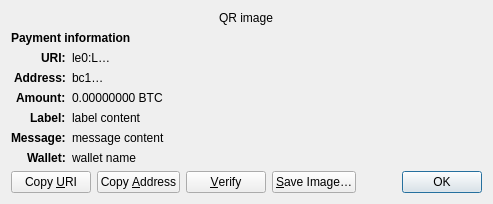
<?xml version="1.0" encoding="UTF-8"?>
<ui version="4.0">
 <class>ReceiveRequestDialog</class>
 <widget class="QDialog" name="ReceiveRequestDialog">
  <property name="geometry">
   <rect>
    <x>0</x>
    <y>0</y>
    <width>413</width>
    <height>229</height>
   </rect>
  </property>
  <property name="windowTitle">
   <string>Request payment to …</string>
  </property>
  <layout class="QGridLayout" name="gridLayout" columnstretch="0,1">
   <property name="sizeConstraint">
    <enum>QLayout::SetFixedSize</enum>
   </property>
   <item row="0" column="0" colspan="2" alignment="Qt::AlignHCenter">
    <widget class="QRImageWidget" name="qr_code">
     <property name="text">
      <string notr="true">QR image</string>
     </property>
     <property name="textInteractionFlags">
      <set>Qt::NoTextInteraction</set>
     </property>
    </widget>
   </item>
   <item row="1" column="0" colspan="2">
    <widget class="QLabel" name="payment_header">
     <property name="font">
      <font>
       <weight>75</weight>
       <bold>true</bold>
      </font>
     </property>
     <property name="text">
      <string>Payment information</string>
     </property>
     <property name="textInteractionFlags">
      <set>Qt::NoTextInteraction</set>
     </property>
    </widget>
   </item>
   <item row="2" column="0" alignment="Qt::AlignRight|Qt::AlignTop">
    <widget class="QLabel" name="uri_tag">
     <property name="font">
      <font>
       <weight>75</weight>
       <bold>true</bold>
      </font>
     </property>
     <property name="text">
      <string notr="true">URI:</string>
     </property>
     <property name="textFormat">
      <enum>Qt::PlainText</enum>
     </property>
     <property name="textInteractionFlags">
      <set>Qt::NoTextInteraction</set>
     </property>
    </widget>
   </item>
   <item row="2" column="1" alignment="Qt::AlignTop">
    <widget class="QLabel" name="uri_content">
     <property name="text">
      <string notr="true">le0:L…</string>
     </property>
     <property name="textFormat">
      <enum>Qt::RichText</enum>
     </property>
     <property name="wordWrap">
      <bool>true</bool>
     </property>
     <property name="textInteractionFlags">
      <set>Qt::TextSelectableByMouse</set>
     </property>
    </widget>
   </item>
   <item row="3" column="0" alignment="Qt::AlignRight|Qt::AlignTop">
    <widget class="QLabel" name="address_tag">
     <property name="font">
      <font>
       <weight>75</weight>
       <bold>true</bold>
      </font>
     </property>
     <property name="text">
      <string>Address:</string>
     </property>
     <property name="textInteractionFlags">
      <set>Qt::NoTextInteraction</set>
     </property>
    </widget>
   </item>
   <item row="3" column="1" alignment="Qt::AlignTop">
    <widget class="QLabel" name="address_content">
     <property name="text">
      <string notr="true">bc1…</string>
     </property>
     <property name="textFormat">
      <enum>Qt::PlainText</enum>
     </property>
     <property name="textInteractionFlags">
      <set>Qt::TextSelectableByMouse</set>
     </property>
    </widget>
   </item>
   <item row="4" column="0" alignment="Qt::AlignRight|Qt::AlignTop">
    <widget class="QLabel" name="amount_tag">
     <property name="font">
      <font>
       <weight>75</weight>
       <bold>true</bold>
      </font>
     </property>
     <property name="text">
      <string>Amount:</string>
     </property>
     <property name="textInteractionFlags">
      <set>Qt::NoTextInteraction</set>
     </property>
    </widget>
   </item>
   <item row="4" column="1" alignment="Qt::AlignTop">
    <widget class="QLabel" name="amount_content">
     <property name="text">
      <string notr="true">0.00000000 BTC</string>
     </property>
     <property name="textFormat">
      <enum>Qt::PlainText</enum>
     </property>
     <property name="textInteractionFlags">
      <set>Qt::TextSelectableByMouse</set>
     </property>
    </widget>
   </item>
   <item row="5" column="0" alignment="Qt::AlignRight|Qt::AlignTop">
    <widget class="QLabel" name="label_tag">
     <property name="font">
      <font>
       <weight>75</weight>
       <bold>true</bold>
      </font>
     </property>
     <property name="text">
      <string>Label:</string>
     </property>
     <property name="textInteractionFlags">
      <set>Qt::NoTextInteraction</set>
     </property>
    </widget>
   </item>
   <item row="5" column="1" alignment="Qt::AlignTop">
    <widget class="QLabel" name="label_content">
     <property name="text">
      <string notr="true">label content</string>
     </property>
     <property name="textFormat">
      <enum>Qt::PlainText</enum>
     </property>
     <property name="wordWrap">
      <bool>true</bool>
     </property>
     <property name="textInteractionFlags">
      <set>Qt::TextSelectableByMouse</set>
     </property>
    </widget>
   </item>
   <item row="6" column="0" alignment="Qt::AlignRight|Qt::AlignTop">
    <widget class="QLabel" name="message_tag">
     <property name="font">
      <font>
       <weight>75</weight>
       <bold>true</bold>
      </font>
     </property>
     <property name="text">
      <string>Message:</string>
     </property>
     <property name="textInteractionFlags">
      <set>Qt::NoTextInteraction</set>
     </property>
    </widget>
   </item>
   <item row="6" column="1" alignment="Qt::AlignTop">
    <widget class="QLabel" name="message_content">
     <property name="text">
      <string notr="true">message content</string>
     </property>
     <property name="textFormat">
      <enum>Qt::PlainText</enum>
     </property>
     <property name="wordWrap">
      <bool>true</bool>
     </property>
     <property name="textInteractionFlags">
      <set>Qt::TextSelectableByMouse</set>
     </property>
    </widget>
   </item>
   <item row="7" column="0" alignment="Qt::AlignRight|Qt::AlignTop">
    <widget class="QLabel" name="wallet_tag">
     <property name="font">
      <font>
       <weight>75</weight>
       <bold>true</bold>
      </font>
     </property>
     <property name="text">
      <string>Wallet:</string>
     </property>
     <property name="textInteractionFlags">
      <set>Qt::NoTextInteraction</set>
     </property>
    </widget>
   </item>
   <item row="7" column="1" alignment="Qt::AlignTop">
    <widget class="QLabel" name="wallet_content">
     <property name="text">
      <string notr="true">wallet name</string>
     </property>
     <property name="textFormat">
      <enum>Qt::PlainText</enum>
     </property>
     <property name="wordWrap">
      <bool>true</bool>
     </property>
     <property name="textInteractionFlags">
      <set>Qt::TextSelectableByMouse</set>
     </property>
    </widget>
   </item>
   <item row="8" column="0" colspan="2">
    <layout class="QHBoxLayout" name="horizontalLayout">
     <item>
      <widget class="QPushButton" name="btnCopyURI">
       <property name="text">
        <string>Copy &amp;URI</string>
       </property>
       <property name="autoDefault">
        <bool>false</bool>
       </property>
      </widget>
     </item>
     <item>
      <widget class="QPushButton" name="btnCopyAddress">
       <property name="text">
        <string>Copy &amp;Address</string>
       </property>
       <property name="autoDefault">
        <bool>false</bool>
       </property>
      </widget>
     </item>
     <item>
      <widget class="QPushButton" name="btnVerify">
       <property name="text">
        <string>&amp;Verify</string>
       </property>
       <property name="toolTip">
        <string>Verify this address on e.g. a hardware wallet screen</string>
       </property>
       <property name="autoDefault">
        <bool>false</bool>
       </property>
      </widget>
     </item>
     <item>
      <widget class="QPushButton" name="btnSaveAs">
       <property name="text">
        <string>&amp;Save Image…</string>
       </property>
       <property name="autoDefault">
        <bool>false</bool>
       </property>
      </widget>
     </item>
     <item>
      <spacer name="horizontalSpacer_2">
       <property name="orientation">
        <enum>Qt::Horizontal</enum>
       </property>
       <property name="sizeHint" stdset="0">
        <size>
         <width>40</width>
         <height>20</height>
        </size>
       </property>
      </spacer>
     </item>
     <item>
      <widget class="QDialogButtonBox" name="buttonBox">
       <property name="focusPolicy">
        <enum>Qt::StrongFocus</enum>
       </property>
       <property name="standardButtons">
        <set>QDialogButtonBox::Ok</set>
       </property>
      </widget>
     </item>
    </layout>
   </item>
  </layout>
 </widget>
 <customwidgets>
  <customwidget>
   <class>QRImageWidget</class>
   <extends>QLabel</extends>
   <header>qt/qrimagewidget.h</header>
  </customwidget>
 </customwidgets>
 <tabstops>
  <tabstop>buttonBox</tabstop>
  <tabstop>btnCopyURI</tabstop>
  <tabstop>btnCopyAddress</tabstop>
  <tabstop>btnSaveAs</tabstop>
 </tabstops>
 <resources/>
 <connections>
  <connection>
   <sender>buttonBox</sender>
   <signal>accepted()</signal>
   <receiver>ReceiveRequestDialog</receiver>
   <slot>accept()</slot>
   <hints>
    <hint type="sourcelabel">
     <x>135</x>
     <y>230</y>
    </hint>
    <hint type="destinationlabel">
     <x>135</x>
     <y>126</y>
    </hint>
   </hints>
  </connection>
 </connections>
</ui>
